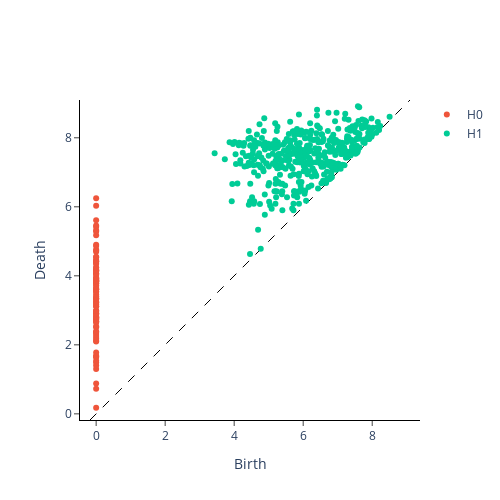

The notebook cell saved with this chart:
### Code cell
# clique oriented FDC
dgm_clique_or_FDC=rev_directed(L_FDC)
plot_diagram(dgm_clique_or_FDC[0])
